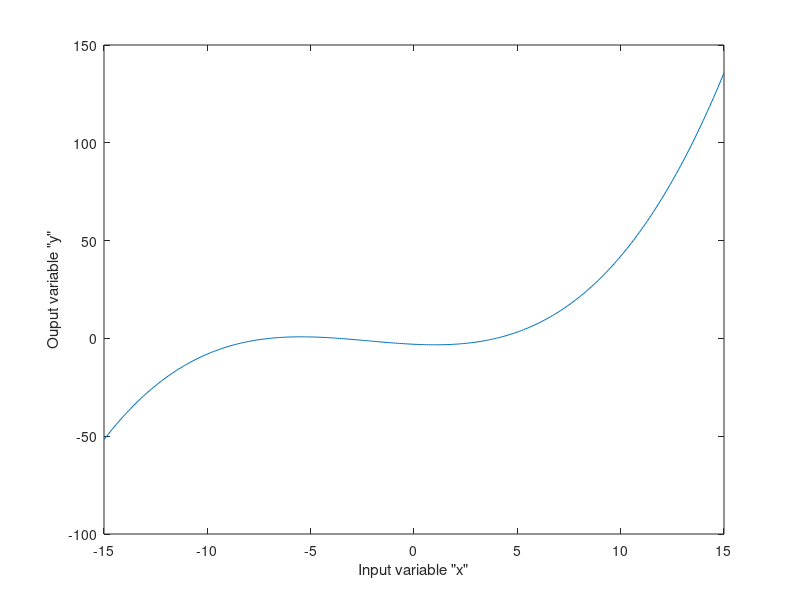

MATLAB code for this plot: (Note: this script raises an error after producing the figure.)
%************************************************************************
% Prepared by Prof. Kelly Cohen for Soft Computing Based AI Class
%        University of Cincinnati, July 16 2020
%************************************************************************
clc
clear all

x1 = -15:0.1:15;
y=.03*x1.^3+.2*x1.^2-.5*x1-3;
% Where y is the function we wish to approximate using fuzzy logic
figure(1)
plot(x1,y)
xlabel('Input variable "x"')
ylabel('Ouput variable "y"')

% Defining the 7 Triangle shaped membership functions for the input variable
% Using MATLAB Fuzzy ToolBox's trimf command
% Mu1 = trimf(x1,[-22 -17.5 -13]);Mu2 = trimf(x1,[-17.5 -13 -8.5]);
% Mu3 = trimf(x1,[-13 -8.5 -1]);Mu4 = trimf(x1,[-8.5 -1 10]);
% Mu5 = trimf(x1,[-1 10 12]);Mu6 = trimf(x1,[10 12 15]);
% Mu7 = trimf(x1,[12 15 20]);

% Defining the 7 Triangle shaped membership functions for the input variable
% Using Kelly Cohen's ToolBox's triangle command

for N=1:301
    x=x1(N);
Mu1(N) = triangle(x,-17.5,-13,-22); Mu2(N) = triangle(x,-13,-8.5,-17.5);
Mu3(N) = triangle(x,-8.5,-1,-13);   Mu4(N) = triangle(x,-1,10,-8.5);
Mu5(N) = triangle(x,10,12,-1);      Mu6(N) = triangle(x,12,15,10);
Mu7(N) = triangle(x,15,20,12); 
end

% Plotting the Inout variable Membership functions
figure(2)
plot(x1,Mu1,x1,Mu2,x1,Mu3,x1,Mu4,x1,Mu5,x1,Mu6,x1,Mu7)
xlabel('Input variable "x"')

%**************************************************************************
% Supervised Learning to obtain the Takagi-Sugeno Rule Base
%**************************************************************************
% Finding the Equation of the line for Rule 1
% x1=x(1:40); y1=y(1:40);
% fit(x1',y1','poly1');
% %   Linear model Poly1:
% %      ans(x) = p1*x + p2
% %      Coefficients (with 95% confidence bounds):
% %        p1 =       9.679  (9.349, 10.01)
% %        p2 =       95.93  (91.6, 100.3)
% f1=9.679*x+95.93; % Equation of the line for Rule 1
% 
% Finding the Equation of the line for Rule 2
% x2=x(41:100); y2=y(41:100);
% fit(x2',y2','poly1')
% %      Linear model Poly1:
% %      ans(x) = p1*x + p2
% %      Coefficients (with 95% confidence bounds):
% %        p1 =       2.274  (2.06, 2.488)
% %        p2 =       15.07  (13.31, 16.83)
% f2=2.274*x+15.07; % Equation of the line for Rule 2
% 
% Finding the Equation of the line for Rule 3
% x3=x(101:200); y3=y(101:200);
% fit(x3',y3','poly1')
% %  Linear model Poly1:
% %      ans(x) = p1*x + p2
% %      Coefficients (with 95% confidence bounds):
% %        p1 =    -0.06988  (-0.1784, 0.03867)
% %        p2 =      -1.349  (-1.662, -1.036)
% f3=0.06988*x-1.349; % Equation of the line for Rule 3
% 
% Finding the Equation of the line for Rule 4
% x4=x(201:260); y4=y(201:260);
% fit(x4',y4','poly1')
% %    Linear model Poly1:
% %      ans(x) = p1*x + p2
% %      Coefficients (with 95% confidence bounds):
% %        p1 =        8.53  (8.157, 8.903)
% %        p2 =      -44.33  (-47.36, -41.29)
% f4=8.53*x-44.33; % Equation of the line for Rule 4
% 
% Finding the Equation of the line for Rule 5
% x5=x(261:301); y5=y(261:301);
% fit(x5',y5','poly1')
% % Linear model Poly1:
% %      ans(x) = p1*x + p2
% %      Coefficients (with 95% confidence bounds):
% %        p1 =       19.99  (19.52, 20.45)
% %        p2 =      -167.7  (-173.8, -161.6)
% f5=19.99*x-167.7;% Equation of the line for Rule 5

%*************************************************************************
% Calculate the Fuzzy function Apprioximatin using Takagi-Sugeno Approach
%*************************************************************************

for N=1:301
    x=x1(N);
% Define Membership functions for the input 'x'
Mu1 = trimf(x,[-22 -17.5 -13]);Mu2 = trimf(x,[-17.5 -13 -8.5]);
Mu3 = trimf(x,[-13 -8.5 -1]);Mu4 = trimf(x,[-8.5 -1 10]);
Mu5 = trimf(x,[-1 10 12]);Mu6 = trimf(x,[10 12 15]);
Mu7 = trimf(x,[12 15 20]);

% Calculate the Membership Function of each of the 5 Rules
Mu_R1=max([Mu1,Mu2]); Mu_R2=Mu3;
Mu_R3=Mu4; Mu_R4=Mu5;
Mu_R5=max([Mu6 Mu7]); 

% Using Supervised learning (Linear Curve Fit) to Calculate the formula for
% each Rule based on Takagi-Sugeno Fuzzy System Architecture
f1=9.679*x+95.93; f2=2.274*x+15.07; 
f3=0.06988*x-1.349; f4=8.53*x-44.33;
f5=19.99*x-167.7;

% Defuzzification Calculation using Takagi-Sugeno (T-S) approach (Page 88 of John
% H. Lilly book "Fuzzy Control and Identification", Wiley, 2010)

Defuzz_Output=(f1*Mu_R1+f2*Mu_R2+f3*Mu_R3+f4*Mu_R4+f5*Mu_R5)/(Mu_R1+Mu_R2+Mu_R3+Mu_R4+Mu_R5); 

DF(N)=Defuzz_Output;
end
% Comparing the T-S Fuzzy Approximator with the Original Function
figure(3)
plot(x1,DF,x1,y)
xlabel('Input variable "x"')
ylabel('Ouput variable')